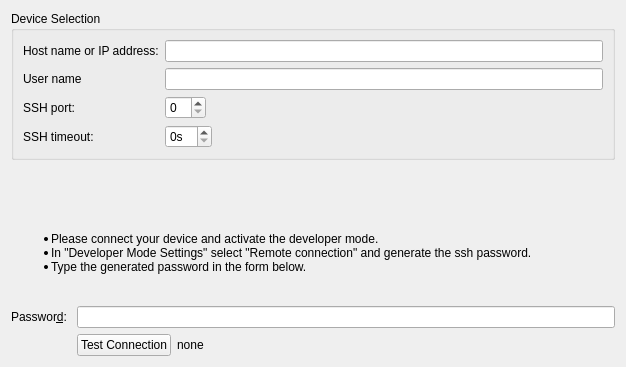
<?xml version="1.0" encoding="UTF-8"?>
<ui version="4.0">
 <class>Mer::Internal::MerHardwareDeviceWizardSelectionPage</class>
 <widget class="QWizardPage" name="Mer::Internal::MerHardwareDeviceWizardSelectionPage">
  <property name="geometry">
   <rect>
    <x>0</x>
    <y>0</y>
    <width>626</width>
    <height>367</height>
   </rect>
  </property>
  <property name="sizePolicy">
   <sizepolicy hsizetype="Minimum" vsizetype="Preferred">
    <horstretch>0</horstretch>
    <verstretch>0</verstretch>
   </sizepolicy>
  </property>
  <property name="windowTitle">
   <string>WizardPage</string>
  </property>
  <layout class="QVBoxLayout" name="verticalLayout">
   <item>
    <widget class="QGroupBox" name="groupBox">
     <property name="title">
      <string>Device Selection</string>
     </property>
     <layout class="QFormLayout" name="formLayout">
      <property name="fieldGrowthPolicy">
       <enum>QFormLayout::AllNonFixedFieldsGrow</enum>
      </property>
      <item row="0" column="0">
       <widget class="QLabel" name="hostNameLabel">
        <property name="text">
         <string>Host name or IP address:</string>
        </property>
       </widget>
      </item>
      <item row="0" column="1">
       <widget class="QLineEdit" name="hostNameLineEdit"/>
      </item>
      <item row="1" column="0">
       <widget class="QLabel" name="usernameLabel">
        <property name="text">
         <string>User name</string>
        </property>
       </widget>
      </item>
      <item row="1" column="1">
       <widget class="QLineEdit" name="usernameLineEdit">
        <property name="text">
         <string/>
        </property>
       </widget>
      </item>
      <item row="2" column="0">
       <widget class="QLabel" name="sshPortLabel">
        <property name="text">
         <string>SSH port:</string>
        </property>
       </widget>
      </item>
      <item row="2" column="1">
       <widget class="QSpinBox" name="sshPortSpinBox">
        <property name="sizePolicy">
         <sizepolicy hsizetype="Maximum" vsizetype="Fixed">
          <horstretch>0</horstretch>
          <verstretch>0</verstretch>
         </sizepolicy>
        </property>
       </widget>
      </item>
      <item row="3" column="0">
       <widget class="QLabel" name="Timeout">
        <property name="text">
         <string>SSH timeout:</string>
        </property>
       </widget>
      </item>
      <item row="3" column="1">
       <widget class="QSpinBox" name="timeoutSpinBox">
        <property name="sizePolicy">
         <sizepolicy hsizetype="Maximum" vsizetype="Fixed">
          <horstretch>0</horstretch>
          <verstretch>0</verstretch>
         </sizepolicy>
        </property>
        <property name="suffix">
         <string>s</string>
        </property>
       </widget>
      </item>
     </layout>
    </widget>
   </item>
   <item>
    <spacer name="verticalSpacer">
     <property name="orientation">
      <enum>Qt::Vertical</enum>
     </property>
     <property name="sizeHint" stdset="0">
      <size>
       <width>20</width>
       <height>40</height>
      </size>
     </property>
    </spacer>
   </item>
   <item>
    <widget class="QLabel" name="label">
     <property name="text">
      <string>&lt;html&gt;&lt;head/&gt;&lt;body&gt;&lt;ul&gt;&lt;li&gt;Please connect your device and activate the developer mode.&lt;/li&gt;&lt;li&gt;In &quot;Developer Mode Settings&quot; select &quot;Remote connection&quot; and generate the ssh password.&lt;/li&gt;&lt;li&gt;Type the generated password in the form below.&lt;/li&gt;&lt;/ul&gt;&lt;p/&gt;&lt;/body&gt;&lt;/html&gt;</string>
     </property>
    </widget>
   </item>
   <item>
    <layout class="QFormLayout" name="formLayout_2">
     <property name="fieldGrowthPolicy">
      <enum>QFormLayout::AllNonFixedFieldsGrow</enum>
     </property>
     <item row="0" column="0">
      <widget class="QLabel" name="passwordLabel">
       <property name="text">
        <string>Passwor&amp;d: </string>
       </property>
       <property name="buddy">
        <cstring>passwordLineEdit</cstring>
       </property>
      </widget>
     </item>
     <item row="0" column="1">
      <widget class="QLineEdit" name="passwordLineEdit">
       <property name="echoMode">
        <enum>QLineEdit::Password</enum>
       </property>
      </widget>
     </item>
     <item row="1" column="1">
      <layout class="QHBoxLayout" name="horizontalLayout_2">
       <item>
        <widget class="QPushButton" name="testButton">
         <property name="sizePolicy">
          <sizepolicy hsizetype="Fixed" vsizetype="Fixed">
           <horstretch>0</horstretch>
           <verstretch>0</verstretch>
          </sizepolicy>
         </property>
         <property name="text">
          <string>Test Connection</string>
         </property>
        </widget>
       </item>
       <item>
        <widget class="QLabel" name="connectionLabelEdit">
         <property name="sizePolicy">
          <sizepolicy hsizetype="Expanding" vsizetype="Preferred">
           <horstretch>0</horstretch>
           <verstretch>0</verstretch>
          </sizepolicy>
         </property>
         <property name="text">
          <string>none</string>
         </property>
         <property name="textInteractionFlags">
          <set>Qt::LinksAccessibleByMouse|Qt::TextSelectableByKeyboard|Qt::TextSelectableByMouse</set>
         </property>
        </widget>
       </item>
      </layout>
     </item>
    </layout>
   </item>
  </layout>
 </widget>
 <tabstops>
  <tabstop>passwordLineEdit</tabstop>
  <tabstop>testButton</tabstop>
  <tabstop>hostNameLineEdit</tabstop>
  <tabstop>usernameLineEdit</tabstop>
  <tabstop>sshPortSpinBox</tabstop>
  <tabstop>timeoutSpinBox</tabstop>
 </tabstops>
 <resources/>
 <connections/>
</ui>
